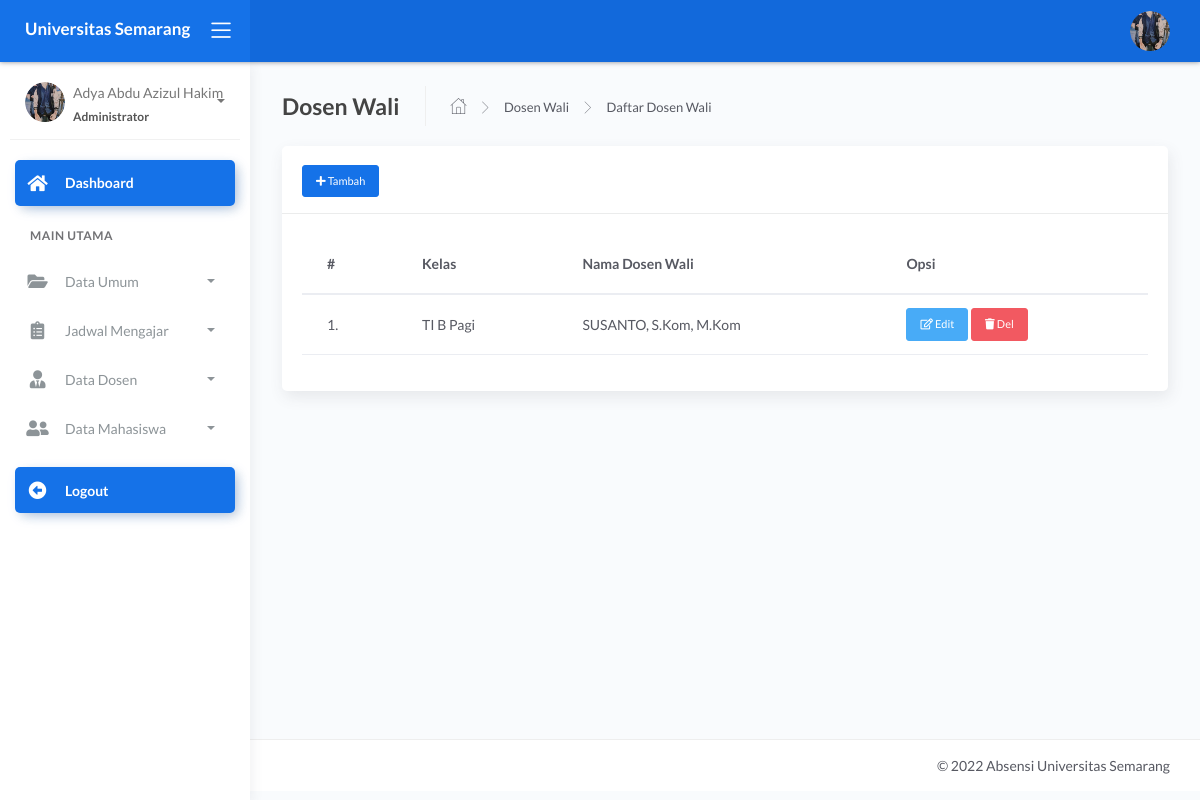
Screenshot of /admin/dashboard.php?page=doswal (signed in) with the database file from the repository.
### tables this page shows
CREATE TABLE `tb_walikelas` (
  `id_walikelas` int(11) NOT NULL,
  `id_guru` int(11) NOT NULL,
  `id_mkelas` int(11) NOT NULL
);

CREATE TABLE `tb_mkelas` (
  `id_mkelas` int(11) NOT NULL,
  `kd_kelas` varchar(40) NOT NULL,
  `nama_kelas` varchar(40) NOT NULL
);

CREATE TABLE `tb_guru` (
  `id_guru` int(11) NOT NULL,
  `nip` varchar(15) NOT NULL,
  `nama_guru` varchar(120) NOT NULL,
  `email` varchar(65) NOT NULL,
  `password` varchar(100) NOT NULL,
  `foto` varchar(255) NOT NULL,
  `status` varchar(5) NOT NULL
);

### admin/modul/doswal/data.php (the view, shortened to what this page needs)
<div class="page-inner">
    <div class="page-header">
        <h4 class="page-title">Dosen Wali</h4>
        <ul class="breadcrumbs">
            <li class="nav-home">
                <a href="#">
                    <i class="flaticon-home"></i>
                </a>
            </li>
            <li class="separator">
                <i class="flaticon-right-arrow"></i>
            </li>
            <li class="nav-item">
                <a href="#">Dosen Wali</a>
            </li>
            <li class="separator">
                <i class="flaticon-right-arrow"></i>
            </li>
            <li class="nav-item">
                <a href="#">Daftar Dosen Wali</a>
            </li>
        </ul>
    </div>
    <div class="row">
        <div class="col-md-12">
            <div class="card">
                <div class="card-header">
                    <div class="card-title">
                        <a href="" class="btn btn-primary text-white btn-sm" data-toggle="modal" data-target="#myModal"><i class="fa fa-plus"></i> Tambah</a>
                    </div>
                </div>
                <div class="card-body">
                    <table class="table table-hover table-sm">
                        <thead>
                            <tr>
                                <th>#</th>
                                <th>Kelas</th>
                                <th>Nama Dosen Wali</th>
                                <th>Opsi</th>
                            </tr>
                        </thead>
                        <tbody>
                            <?php
                            $no = 1;
                            $kelas = mysqli_query($con, "SELECT * FROM tb_walikelas
                INNER JOIN tb_guru ON tb_walikelas.id_guru=tb_guru.id_guru
                INNER JOIN tb_mkelas ON tb_walikelas.id_mkelas=tb_mkelas.id_mkelas
                ORDER BY tb_walikelas.id_mkelas DESC");
                            foreach ($kelas as $k) { ?>
                                <tr>
                                    <td><?= $no++; ?>.</td>
                                    <td><?= $k['nama_kelas']; ?></td>
                                    <td><?= $k['nama_guru']; ?></td>
                                    <td>
                                        <a href="" class="btn btn-info btn-sm" data-toggle="modal" data-target="#edit<?= $k['id_walikelas'] ?>"><i class="far fa-edit"></i> Edit</a>
                                        <a class="btn btn-danger btn-sm" onclick="return confirm('Yakin Hapus Data ??')" href="?page=master&act=delwakel&id=<?= $k['id_walikelas'] ?>"><i class="fas fa-trash"></i> Del</a>
                                    </td>
                                </tr>
                            <?php } ?>
                        </tbody>
                    </table>
                </div>
            </div>
        </div>
    </div>
</div>

### admin/dashboard.php (shortened to what this page needs)
<?php
include '../config/db.php';
?> <script>
<?php
$id_login = @$_SESSION['admin'];
$sql = mysqli_query($con, "SELECT * FROM tb_admin
 WHERE id_admin = '$id_login'") or die(mysqli_error($con));
$data = mysqli_fetch_array($sql);
?>
<!DOCTYPE html>
<html lang="en">
<head>
	<link rel="stylesheet" href="../assets/css/bootstrap.min.css">
	<link rel="stylesheet" href="../assets/css/atlantis.min.css">
	<link rel="stylesheet" href="../assets/css/demo.css">
</head>
<body>
	<div class="wrapper">
		<div class="main-header">
			<div class="logo-header" data-background-color="blue">
				<a href="dashboard.php" class="logo">
					<b class="text-white">Universitas Semarang</b>
				</a>
				<div class="nav-toggle">
					<button class="btn btn-toggle toggle-sidebar">
						<i class="icon-menu"></i>
					</button>
				</div>
			</div>
			<nav class="navbar navbar-header navbar-expand-lg" data-background-color="blue2">
				<div class="container-fluid">
					<ul class="navbar-nav topbar-nav ml-md-auto align-items-center">
						<li class="nav-item dropdown hidden-caret">
							<a class="dropdown-toggle profile-pic" data-toggle="dropdown" href="#" aria-expanded="false">
								<div class="avatar-sm">
									<img src="../assets/img/user/<?= $data['foto'] ?>" alt="..." class="avatar-img rounded-circle">
								</div>
							</a>
						</li>
					</ul>
				</div>
			</nav>
		</div>
		<div class="sidebar sidebar-style-2">
			<div class="sidebar-wrapper scrollbar scrollbar-inner">
				<div class="sidebar-content">
					<div class="user">
						<div class="avatar-sm float-left mr-2">
							<img src="../assets/img/user/<?= $data['foto'] ?>" alt="..." class="avatar-img rounded-circle">
						</div>
						<div class="info">
							<a data-toggle="collapse" href="#collapseExample" aria-expanded="true">
								<span>
									<?= $data['nama_lengkap'] ?>
									<span class="user-level">Administrator</span>
									<span class="caret"></span>
								</span>
							</a>
						</div>
					</div>
					<ul class="nav nav-primary">
						<li class="nav-item active">
							<a href="dashboard.php" class="collapsed">
								<i class="fas fa-home"></i>
								<p>Dashboard</p>
							</a>
						</li>
						<li class="nav-section">
							<h4 class="text-section">Main Utama</h4>
						</li>
						<li class="nav-item">
							<a data-toggle="collapse" href="#base">
								<i class="fas fa-folder-open"></i>
								<p>Data Umum</p>
								<span class="caret"></span>
							</a>
						</li>
						<li class="nav-item">
							<a data-toggle="collapse" href="#sidebarLayouts">
								<i class="fas fa-clipboard-list"></i>
								<p>Jadwal Mengajar</p>
								<span class="caret"></span>
							</a>
						</li>
						<li class="nav-item">
							<a data-toggle="collapse" href="#guru">
								<i class="fas fa-user-tie"></i>
								<p>Data Dosen</p>
								<span class="caret"></span>
							</a>
						</li>
						<li class="nav-item">
							<a data-toggle="collapse" href="#siswa">
								<i class="fas fa-user-friends"></i>
								<p>Data Mahasiswa</p>
								<span class="caret"></span>
							</a>
						<li class="nav-item active mt-3">
							<a href="logout.php" class="collapsed">
								<i class="fas fa-arrow-alt-circle-left"></i>
								<p>Logout</p>
							</a>
						</li>
					</ul>
				</div>
			</div>
		</div>
		<div class="main-panel">
			<div class="content">
				<?php
				$page = @$_GET['page'];
				$act = @$_GET['act'];
				if ($page == 'master') {
					if ($act == 'kelas') {
						include 'modul/master/kelas/data_kelas.php';
					} elseif ($act == 'delkelas') {
						include 'modul/master/kelas/del.php';
					} elseif ($act == 'semester') {
						include 'modul/master/semester/data.php';
					} elseif ($act == 'delsemester') {
						include 'modul/master/semester/del.php';
					} elseif ($act == 'set_semester') {
						include 'modul/master/semester/set.php';
					}
					elseif ($act == 'ta') {
						include 'modul/master/ta/data.php';
					} elseif ($act == 'delta') {
						include 'modul/master/ta/del.php';
					} elseif ($act == 'set_ta') {
						include 'modul/master/ta/set.php';
					} elseif ($act == 'mapel') {
						include 'modul/master/matkul/data.php';
					} elseif ($act == 'delmapel') {
						include 'modul/master/matkul/del.php';
					}
				} elseif ($page == 'doswal') {
					if ($act == '') {
						include 'modul/doswal/data.php';
					}
				} elseif ($page == '') {
					include 'modul/home.php';
				} else {
					echo "<b>Tidak ada Halaman</b>";
				}
				?>
			</div>
			<footer class="footer">
				<div class="container">
					<div class="copyright ml-auto">
						&copy; <?php echo date('Y'); ?> Absensi Universitas Semarang
					</div>
				</div>
			</footer>
		</div>
	</div>
</body>
</html>

### rows the page displays
tb_walikelas: id_mkelas.nama_kelas "TI B Pagi", id_guru.nama_guru "SUSANTO, S.Kom, M.Kom"

### other values shown
$data['nama_lengkap'] "Adya Abdu Azizul Hakim"
